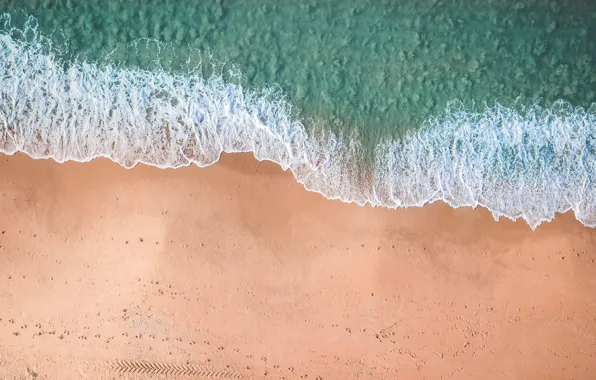
#> input picture 2_course/texViz/lab4/images/im4.jpg, 596 x 380 px
$ python task4.py   (older library calls are emulated)
#> lines starting #> are read from the running program, lines starting #| are printed output that depends on the picture; after the words box and inside, x2 and y2 are one past the last pixel; in counts of white or black regions, pixels touching at a corner belong together
import cv2
import numpy as np
from skimage.filters import rank
from skimage.morphology import rectangle
from skimage.feature import graycomatrix, graycoprops
import matplotlib.pyplot as plt

def texture_segmentation(I):
    E = rank.entropy(I, rectangle(9, 9))
    E_norm = (E - E.min()) / (E.max() - E.min())
    _, BW = cv2.threshold(np.uint8(E_norm * 255), 0, 255, cv2.THRESH_BINARY + cv2.THRESH_OTSU)

    num_labels, labels, stats, _ = cv2.connectedComponentsWithStats(BW, 8, cv2.CV_32S)
    for i in range(1, num_labels):
        if stats[i, cv2.CC_STAT_AREA] < 2000:
            BW[labels == i] = 0

    kernel = np.ones((9,9), np.uint8)
    closed = cv2.morphologyEx(BW, cv2.MORPH_CLOSE, kernel)
    contours, _ = cv2.findContours(closed, cv2.RETR_CCOMP, cv2.CHAIN_APPROX_SIMPLE)
    mask = np.zeros_like(closed)
    cv2.drawContours(mask, contours, -1, 255, -1)
    return mask

image = cv2.imread('../images/im4.jpg', cv2.IMREAD_GRAYSCALE)
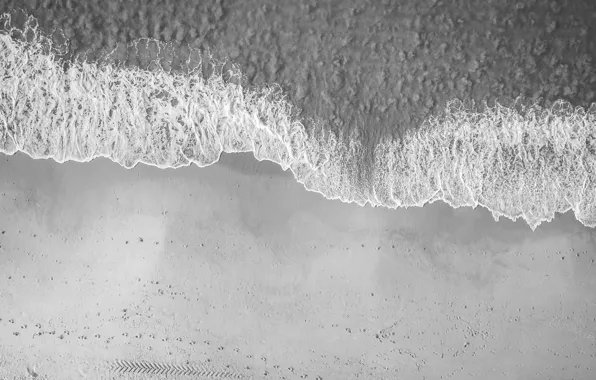
#> image: shape (380, 596); min 52, max 255, mean 167.9
mask = texture_segmentation(image)
#> in texture_segmentation, `E = rank.entropy(I, rectangle(9, 9))`:
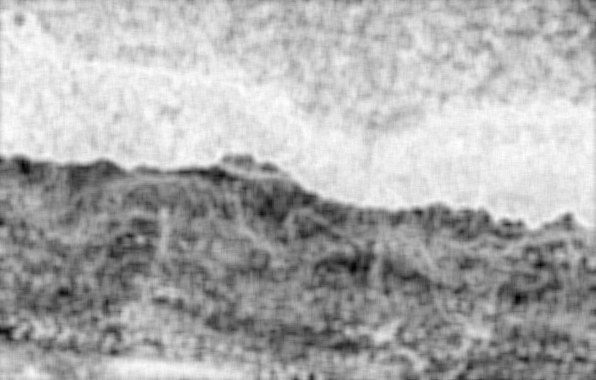
#> E: shape (380, 596) float64; min 0, max 6.04, mean 4.11; drawn with min black and max white
#> in texture_segmentation, `_, BW = cv2.threshold(np.uint8(E_norm * 255), 0, 255, cv2.THRESH_BINAR..`: BW: shape (380, 596); 53.9% white; 98 black regions (63 under 20 px), largest, box (x1, y1, x2, y2) and area: (0, 155, 596, 380) 100461, (553, 0, 596, 67) 1035, (505, 27, 539, 40) 272
#> in texture_segmentation, `num_labels, labels, stats, _ = cv2.connectedComponentsWithStats(BW, 8,..`:
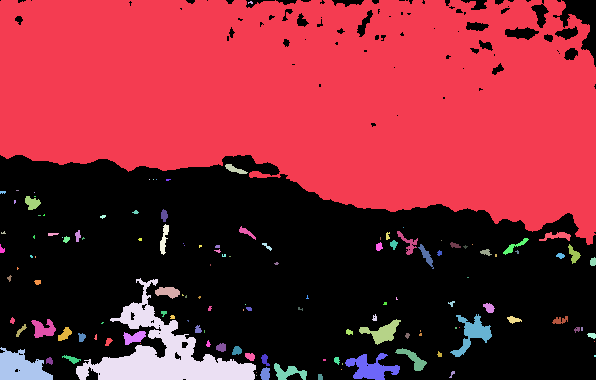
#> labels: shape (380, 596) int32; 133 distinct labels, from 0 to 132; one colour per label, 0 black
#> in texture_segmentation, `num_labels, labels, stats, _ = cv2.connectedComponentsWithStats(BW, 8,..`: num_labels = 133; stats = 133 rows, first 6: [0, 0, 596, 380, 104351], [0, 0, 596, 245, 108805], [248, 1, 5, 3, 10], [225, 164, 23, 10, 105], [149, 179, 1, 1, 1], [153, 179, 1, 1, 1]
#> after the loop in texture_segmentation, `for i in range(1, num_labels):`:
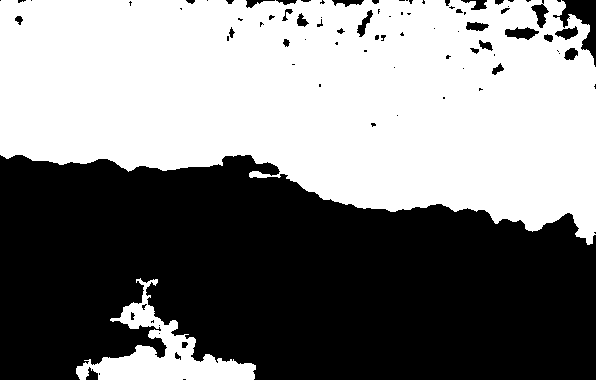
#> BW: shape (380, 596); 50.6% white; 89 black regions (55 under 20 px), largest, box (x1, y1, x2, y2) and area: (0, 155, 596, 380) 108187, (553, 0, 596, 67) 1035, (505, 27, 539, 40) 272
#> in texture_segmentation, `closed = cv2.morphologyEx(BW, cv2.MORPH_CLOSE, kernel)`:
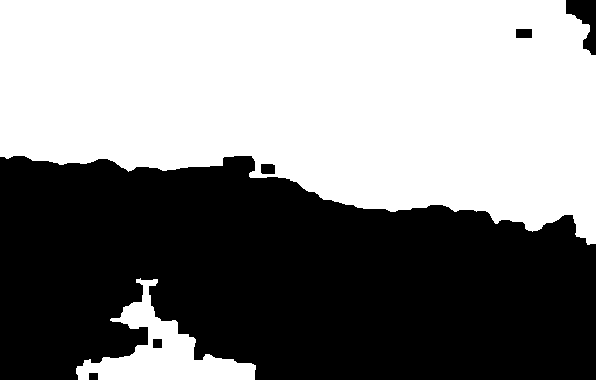
#> closed: shape (380, 596); 52.1% white; 6 black regions
#> in texture_segmentation, `contours, _ = cv2.findContours(closed, cv2.RETR_CCOMP, cv2.CHAIN_APPRO..`: contours = 5 contours; box (x1, y1, x2, y2) and area: (0, 0, 596, 245) 111098, (76, 278, 256, 380) 6060, (515, 28, 533, 39) 168, (260, 163, 276, 175) 159, (152, 338, 163, 349) 98
texture1 = image.copy()
texture1[mask != 255] = 0
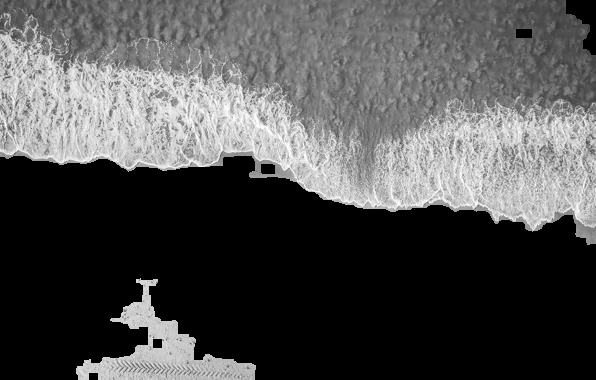
#> texture1: shape (380, 596); min 0, max 255, mean 80.1
texture2 = image.copy()
texture2[mask == 255] = 0
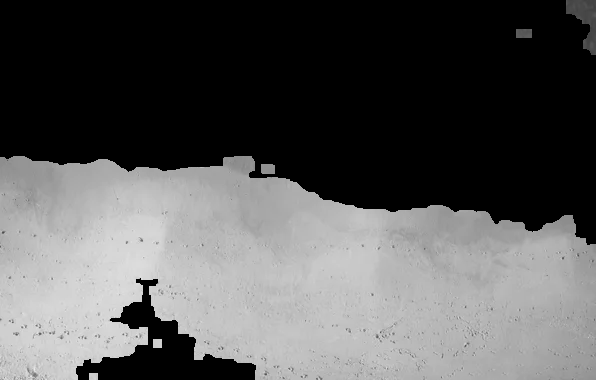
#> texture2: shape (380, 596); min 0, max 235, mean 87.8

def analyze_texture(img, name):
    glcm = graycomatrix(img, [1], [0], symmetric=True, normed=True)
    contrast = graycoprops(glcm, 'contrast')[0, 0]
    energy = graycoprops(glcm, 'energy')[0, 0]
    homogeneity = graycoprops(glcm, 'homogeneity')[0, 0]
    print(f"\n{name}:")
    print(f"Контраст: {contrast:.4f}")
    print(f"Энергия: {energy:.4f}")
    print(f"Однородность: {homogeneity:.4f}")
    return contrast, energy, homogeneity

params1 = analyze_texture(texture1, "Текстура 1")
#> in analyze_texture, `contrast = graycoprops(glcm, 'contrast')[0, 0]`: contrast = 307.6
#> in analyze_texture, `energy = graycoprops(glcm, 'energy')[0, 0]`: energy = 0.478
#> in analyze_texture, `homogeneity = graycoprops(glcm, 'homogeneity')[0, 0]`: homogeneity = 0.537
#| Контраст: 307.5683
#| Энергия: 0.4779
#| Однородность: 0.5374
#> params1 = (307.6, 0.478, 0.537)
params2 = analyze_texture(texture2, "Текстура 2")
#| Контраст: 94.1663
#| Энергия: 0.5204
#| Однородность: 0.7862
#> params2 = (94.17, 0.52, 0.786)

plt.figure(figsize=(15, 5))
plt.subplot(131), plt.imshow(image, cmap='gray'), plt.title('Оригинал')
plt.subplot(132), plt.imshow(texture1, cmap='gray'), plt.title('Текстура 1')
plt.subplot(133), plt.imshow(texture2, cmap='gray'), plt.title('Текстура 2')
plt.tight_layout()
plt.show()

def classify_texture(contrast, energy, homogeneity):
    if contrast < 5 and energy > 0.8:
        return "Гладкая"
    elif contrast > 10 and energy < 0.5:
        return "Шершавая"
    else:
        return "Средняя"

print("\nКлассификация:")
print("Текстура 1:", classify_texture(*params1))
#| Текстура 1: Шершавая
print("Текстура 2:", classify_texture(*params2))
#| Текстура 2: Средняя

$ run again, with 2_course/texViz/lab4/images/im.jpg copied over 2_course/texViz/lab4/images/im4.jpg
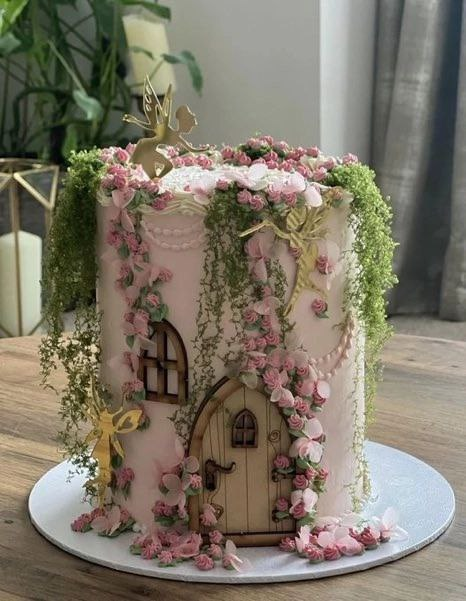
#> input picture 2_course/texViz/lab4/images/im.jpg, 466 x 601 px
#> labels: shape (601, 466) int32; 34 distinct labels, from 0 to 33
#> num_labels = 34; stats = 34 rows, first 6: [0, 0, 466, 601, 53592], [0, 0, 466, 601, 225415], [339, 0, 14, 35, 353], [316, 3, 8, 22, 127], [151, 31, 3, 5, 8], [317, 31, 7, 9, 43]
#> after the loop in texture_segmentation, `for i in range(1, num_labels):`:
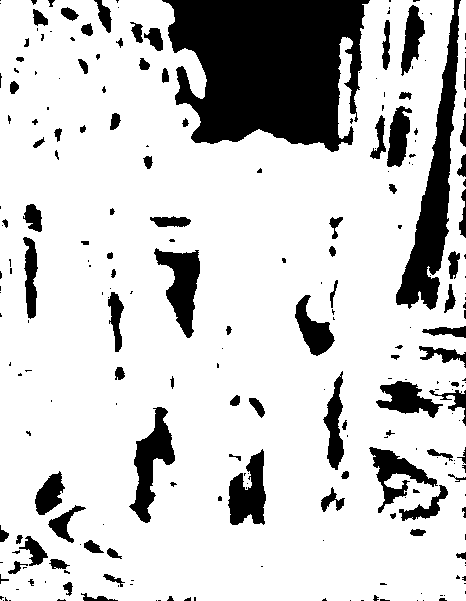
#> BW: shape (601, 466); 80.5% white; 245 black regions (150 under 20 px), largest, box (x1, y1, x2, y2) and area: (162, 0, 370, 152) 23277, (396, 0, 461, 310) 6215, (129, 407, 175, 523) 2194
#> closed: shape (601, 466); 84.8% white; 31 black regions
#> contours = 26 contours; largest, box (x1, y1, x2, y2) and area: (0, 0, 466, 601) 256096, (395, 42, 459, 308) 6050, (156, 251, 201, 333) 2059, (134, 420, 175, 519) 2049, (228, 454, 266, 524) 1796
#> texture1: shape (601, 466); min 0, max 255, mean 97.9
#> `texture2[mask == 255] = 0`:
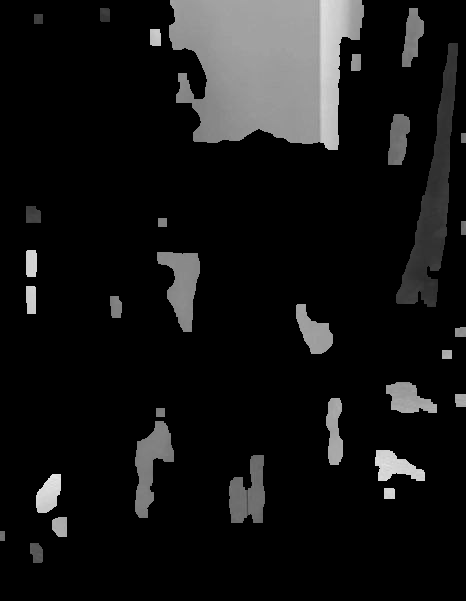
#> texture2: shape (601, 466); min 0, max 230, mean 21.4
#> contrast = 387.8
#> energy = 0.148
#> homogeneity = 0.295
#| Контраст: 387.7689
#| Энергия: 0.1480
#| Однородность: 0.2947
#> params1 = (387.8, 0.148, 0.295)
#| Контраст: 180.4093
#| Энергия: 0.8429
#| Однородность: 0.9441
#> params2 = (180.4, 0.843, 0.944)
#| Текстура 1: Шершавая
#| Текстура 2: Средняя
